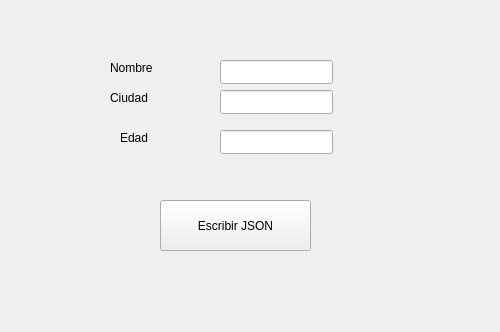
<?xml version="1.0" encoding="UTF-8"?>
<ui version="4.0">
 <class>Widget</class>
 <widget class="QWidget" name="Widget">
  <property name="geometry">
   <rect>
    <x>0</x>
    <y>0</y>
    <width>500</width>
    <height>332</height>
   </rect>
  </property>
  <property name="windowTitle">
   <string>Widget</string>
  </property>
  <widget class="QLineEdit" name="name">
   <property name="geometry">
    <rect>
     <x>220</x>
     <y>60</y>
     <width>113</width>
     <height>24</height>
    </rect>
   </property>
  </widget>
  <widget class="QLineEdit" name="city">
   <property name="geometry">
    <rect>
     <x>220</x>
     <y>90</y>
     <width>113</width>
     <height>24</height>
    </rect>
   </property>
  </widget>
  <widget class="QLineEdit" name="age">
   <property name="geometry">
    <rect>
     <x>220</x>
     <y>130</y>
     <width>113</width>
     <height>24</height>
    </rect>
   </property>
  </widget>
  <widget class="QLabel" name="label">
   <property name="geometry">
    <rect>
     <x>110</x>
     <y>60</y>
     <width>61</width>
     <height>16</height>
    </rect>
   </property>
   <property name="text">
    <string>Nombre</string>
   </property>
  </widget>
  <widget class="QLabel" name="label_2">
   <property name="geometry">
    <rect>
     <x>110</x>
     <y>90</y>
     <width>49</width>
     <height>16</height>
    </rect>
   </property>
   <property name="text">
    <string>Ciudad</string>
   </property>
  </widget>
  <widget class="QLabel" name="label_3">
   <property name="geometry">
    <rect>
     <x>120</x>
     <y>130</y>
     <width>49</width>
     <height>16</height>
    </rect>
   </property>
   <property name="text">
    <string>Edad</string>
   </property>
  </widget>
  <widget class="QPushButton" name="pushButton">
   <property name="geometry">
    <rect>
     <x>160</x>
     <y>200</y>
     <width>151</width>
     <height>51</height>
    </rect>
   </property>
   <property name="text">
    <string>Escribir JSON</string>
   </property>
  </widget>
 </widget>
 <resources/>
 <connections/>
</ui>
